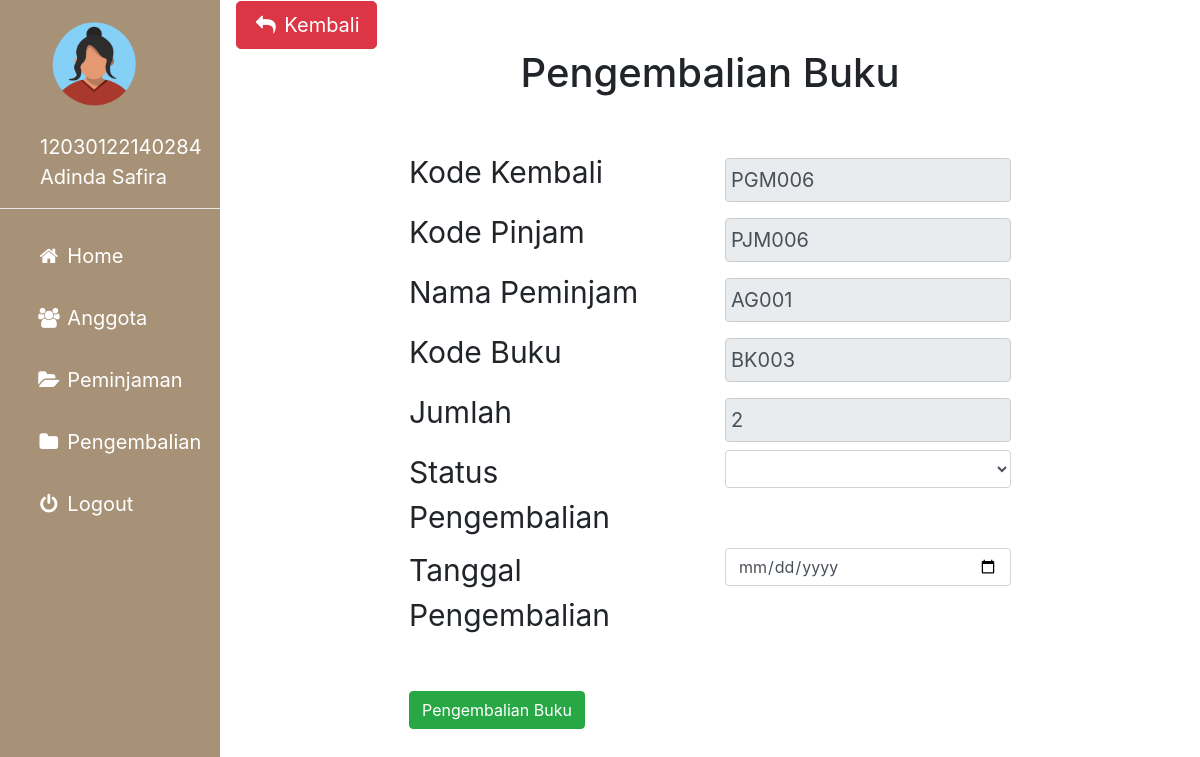
/admin/pengembalian_tambah.php?agung=PJM006 (signed in), run on the app's committed database.
### tables this page shows
CREATE TABLE `peminjaman` (
  `kode_pinjam` varchar(10) NOT NULL,
  `nis` varchar(10) NOT NULL,
  `kode_buku` varchar(10) NOT NULL,
  `tgl_pinjam` date NOT NULL,
  `jumlah` int(3) NOT NULL,
  `status_pinjam` varchar(30) DEFAULT NULL,
  `status` varchar(20) DEFAULT NULL
);

### admin/pengembalian_tambah.php (the view, shortened to what this page needs)
<?php
include'sidebar.php';
 ?>
 <link rel="stylesheet" href="../img/csskonten.css">
 <link rel="stylesheet" href="../css/bootstrap.css">
 <?php
 $metode = $_GET['agung'];
 $edit = $koneksi -> prepare("SELECT * FROM peminjaman WHERE kode_pinjam = :kode");
 $edit -> bindParam(':kode', $metode);
 $edit -> execute();
 $hasil = $edit -> fetch();
 ?>
 <div class="main">
   <button type="button" name="button" onclick="history.back(-1)" class="btn btn-danger btn-lg"><i class="fa fa-fw fa-reply"></i> Kembali</button>
   <?php
    $sql = $koneksi -> prepare("SELECT max(kode_kembali) as kd_kembali FROM pengembalian");
    $sql -> execute();
    $hsl = $sql -> fetch();
    $kode = $hsl['kd_kembali'];
    $nourut = (int) substr($kode, 3, 3);
    $nourut++;
    $char = "PGM";
    $new = $char . sprintf("%03s", $nourut);
   ?>
   <div class="container col-md-8">
     <h1 align=center>Pengembalian Buku</h1>
     <br>
     <form action="pengembalian_proses.php?prabowo=tambah" method="post">
       <div class="row">
         <div class="col">
           <label for="kode">Kode Kembali</label>
         </div>
         <div class="col">
           <input type="text" class="form-control" name="kd_kembali" value="<?php echo $new; ?>" readonly>
         </div>
       </div>
       <div class="row">
         <div class="col">
           <label for="kode">Kode Pinjam</label>
         </div>
         <div class="col">
           <input type="text" class="form-control" name="kd_pinjam" value="<?php echo $hasil['kode_pinjam']; ?>" readonly>
         </div>
       </div>
       <div class="row">
         <div class="col">
           <label for="kode">Nama Peminjam</label>
         </div>
         <div class="col">
           <input type="text" class="form-control" name="nis" value="<?php echo $hasil['nis']; ?>" readonly>
         </div>
       </div>
       <div class="row">
         <div class="col">
           <label for="kode">Kode Buku</label>
         </div>
         <div class="col">
           <input type="text" class="form-control" name="kd_buku" value="<?php echo $hasil['kode_buku']; ?>" readonly>
         </div>
       </div>
       <div class="row">
         <div class="col">
           <label for="kode">Jumlah</label>
         </div>
         <div class="col">
           <input type="text" class="form-control" name="jumlah" value="<?php echo $hasil['jumlah']; ?>" readonly>
         </div>
       </div>
       <div class="row">
         <div class="col">
           <label for="kode">Status Pengembalian</label>
         </div>
         <div class="col">
           <select class="form-control" name="status_kembali">
             <option></option>
             <option>Dikembalikan</option>
           </select>
         </div>
       </div>
       <div class="row">
         <div class="col">
           <label for="kode">Tanggal Pengembalian</label>
         </div>
         <div class="col">
           <input type="date" class="form-control" name="tgl_kembali">
         </div>
       </div>
       <br>
       <button type="submit" class="btn btn-success">Pengembalian Buku</button>
     </form>
   </div>
 </div>

### img/cssadmin.css (style rules this page uses)
body { margin: 0; font-family: "Lato", sans-serif; }

### img/csskonten.css (style rules this page uses)
.main { margin-left: 220px; padding: 1px 16px; height: 100%; font-size: 30px; }
input[type=text], input[type=password], select { width: 100%; padding: 5px 5px; margin: 8px 0; display: inline-block; border: 1px solid #ccc; box-sizing: border-box; font-size: 20px; }

### data on the page
peminjaman: kd_pinjam "PJM006", nis "AG001", kd_buku "BK003", jumlah "2"

### other printed values
$_SESSION['username']['id'] "12030122140284"
$_SESSION['username']['nama'] "Adinda Safira"
